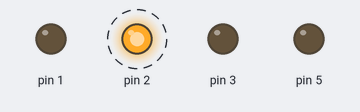
A sketch run on a simulated Arduino Uno, built for the host (arithmetic inside an expression is 32-bit, double 64-bit). Parts: output pins drawn as LEDs (lit = HIGH). Dashed ring = blinking. What the sketch prints to the serial monitor is not drawn.

Above: at 0.5 s.
Timing chart, 0 to 4.6 s (numbered marks = the images above):
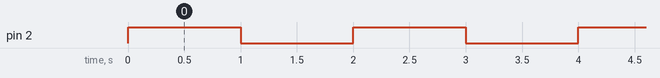

The sketch:

IO_interface.ino
```cpp
//811 supply 4 gpio for wisblock io_interface, Uart and I2C please refer to other example

int gpio_1 = PB2;
int gpio_2 = PA1;
int gpio_3 = PB3;
int gpio_4 = PB5;


void setup()
{
  Serial.begin(115200);
  while ( !Serial ) delay(10);
  pinMode(gpio_1, OUTPUT);
  pinMode(gpio_2, OUTPUT);
  pinMode(gpio_3, OUTPUT);
  pinMode(gpio_4, OUTPUT);
}


void loop()
{
    Serial.println("gpio_1 test with a led!");
    digitalWrite(gpio_1, 1);
    delay(1000);
    Serial.println("gpio_1 test with a led!");
    digitalWrite(gpio_1, 0);
    delay(1000);
}
```

Measured:
- by itself, pin 2: alternates HIGH for 1.0 s and LOW for 1.0 s
